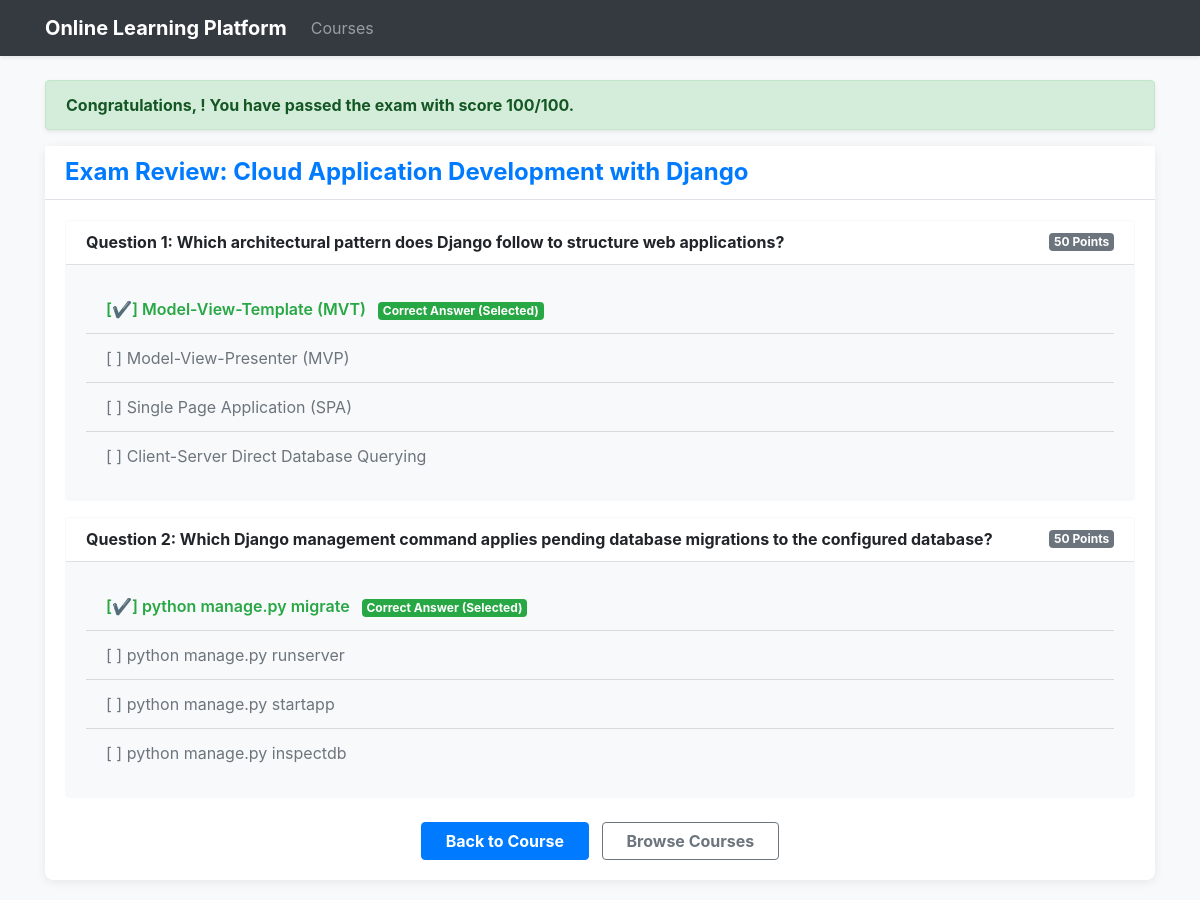
Page /onlinecourse/course/1/submission/1/result/ on the committed database.
### onlinecourse/models.py (models this page shows, shortened)
class Course(models.Model):
    name = models.CharField(null=False, max_length=100, default='online course')
    image = models.ImageField(upload_to='course_images/', null=True, blank=True)
    description = models.CharField(max_length=1000)
    pub_date = models.DateField(null=True, blank=True)
    instructors = models.ManyToManyField(Instructor)
    users = models.ManyToManyField(User, through='Enrollment')
    total_enrollment = models.IntegerField(default=0)
    is_enrolled = False

class Question(models.Model):
    course = models.ForeignKey(Course, on_delete=models.CASCADE)
    question_text = models.CharField(max_length=500)
    grade = models.IntegerField(default=1)
    def is_get_score(self, selected_ids):
        all_answers = self.choice_set.filter(is_correct=True).count()
        selected_correct = self.choice_set.filter(is_correct=True, id__in=selected_ids).count()
        selected_wrong = self.choice_set.filter(is_correct=False, id__in=selected_ids).count()
        if all_answers > 0 and all_answers == selected_correct and selected_wrong == 0:
            return True
        return False

class Choice(models.Model):
    question = models.ForeignKey(Question, on_delete=models.CASCADE)
    choice_text = models.CharField(max_length=500)
    is_correct = models.BooleanField(default=False)

### onlinecourse/views.py (the view)
# urls.py: path('course/<int:course_id>/submission/<int:submission_id>/result/', views.show_exam_result, name='show_exam_result'),
def show_exam_result(request, course_id, submission_id):
    context = {}
    course = get_object_or_404(Course, pk=course_id)
    submission = get_object_or_404(Submission, pk=submission_id)
    selected_ids = list(submission.choices.values_list('id', flat=True))
    total_score = 0
    possible_score = 0
    questions = course.question_set.all()
    for question in questions:
        possible_score += question.grade
        if question.is_get_score(selected_ids):
            total_score += question.grade
    context['course'] = course
    context['grade'] = total_score
    context['possible'] = possible_score
    context['possible_score'] = possible_score
    context['selected_ids'] = selected_ids
    context['choices'] = selected_ids
    return render(request, 'onlinecourse/exam_result_bootstrap.html', context)

### onlinecourse/templates/onlinecourse/exam_result_bootstrap.html (shortened to what this page needs)
<!DOCTYPE html>
<html lang="en">
<head>
    {% load static %}
    <link rel="stylesheet" href="https://maxcdn.bootstrapcdn.com/bootstrap/4.5.2/css/bootstrap.min.css">
</head>
<body>
    <nav class="navbar navbar-expand-lg navbar-dark bg-dark mb-4 shadow-sm">
        <div class="container">
            <a class="navbar-brand font-weight-bold" href="{% url 'onlinecourse:index' %}">Online Learning Platform</a>
            <div class="collapse navbar-collapse" id="navbarContent">
                <ul class="navbar-nav mr-auto">
                    <li class="nav-item">
                        <a class="nav-link" href="{% url 'onlinecourse:index' %}">Courses</a>
                    </li>
                </ul>
            </div>
        </div>
    </nav>
    <div class="container">
        {% if grade >= 80 %}
            <div class="alert alert-success shadow-sm">
                <b>Congratulations, {{ user.first_name|default:user.username }}! You have passed the exam with score {{ grade }}/100.</b>
            </div>
        {% else %}
            <div class="alert alert-danger shadow-sm">
                <b>Failed! You scored {{ grade }}/100. You need at least 80/100 to pass. Please review the course materials and try again.</b>
            </div>
        {% endif %}
        <div class="card result-card border-0">
            <div class="card-header bg-white border-bottom">
                <h4 class="mb-0 text-primary font-weight-bold">Exam Review: {{ course.name }}</h4>
            </div>
            <div class="card-body">
                {% for question in course.question_set.all %}
                    <div class="card mb-3 border-light bg-light">
                        <div class="card-header bg-white">
                            <h6 class="mb-0 font-weight-bold">
                                Question {{ forloop.counter }}: {{ question.question_text }}
                                <span class="badge badge-secondary float-right">{{ question.grade }} Points</span>
                            </h6>
                        </div>
                        <div class="card-body">
                            <ul class="list-group list-group-flush">
                                {% for choice in question.choice_set.all %}
                                    <li class="list-group-item bg-transparent">
                                        {% if choice.id in choices %}
                                            {% if choice.is_correct %}
                                                <span class="correct-answer">
                                                    [&#10004;] {{ choice.choice_text }} <span class="badge badge-success ml-2">Correct Answer (Selected)</span>
                                                </span>
                                            {% else %}
                                                <span class="wrong-answer">
                                                    [&#10008;] {{ choice.choice_text }} <span class="badge badge-danger ml-2">Incorrect Selection</span>
                                                </span>
                                            {% endif %}
                                        {% else %}
                                            {% if choice.is_correct %}
                                                <span class="correct-answer">
                                                    [ ] {{ choice.choice_text }} <span class="badge badge-warning text-dark ml-2">Correct Answer (Not Selected)</span>
                                                </span>
                                            {% else %}
                                                <span class="text-muted">
                                                    [ ] {{ choice.choice_text }}
                                                </span>
                                            {% endif %}
                                        {% endif %}
                                    </li>
                                {% endfor %}
                            </ul>
                        </div>
                    </div>
                {% endfor %}
                <div class="mt-4 text-center">
                    <a href="{% url 'onlinecourse:course_details' course.id %}" class="btn btn-primary px-4 font-weight-bold mr-2">Back to Course</a>
                    <a href="{% url 'onlinecourse:index' %}" class="btn btn-outline-secondary px-4 font-weight-bold">Browse Courses</a>
                </div>
            </div>
        </div>
    </div>
</body>
</html>

### onlinecourse/templates/onlinecourse/exam_result_bootstrap.html (style rules this page uses)
body { background-color: #f8f9fa; }
.correct-answer { color: #28a745; font-weight: 600; }
.result-card { box-shadow: 0 2px 10px rgba(0,0,0,0.08); border-radius: 8px; margin-bottom: 20px; }

### rows in the picture
Course: name "Cloud Application Development with Django"
Question: question_text "Which architectural pattern does Django follow to structure web applications?", grade "50"
Choice: choice_text "Model-View-Template (MVT)"
Choice: choice_text "Model-View-Presenter (MVP)"
Choice: choice_text "Single Page Application (SPA)"
Choice: choice_text "Client-Server Direct Database Querying"
Question: question_text "Which Django management command applies pending database migrations to the configured database?", grade "50"
Choice: choice_text "python manage.py migrate"
Choice: choice_text "python manage.py runserver"
Choice: choice_text "python manage.py startapp"
Choice: choice_text "python manage.py inspectdb"

### other values in the picture
{{ grade }} "100"
